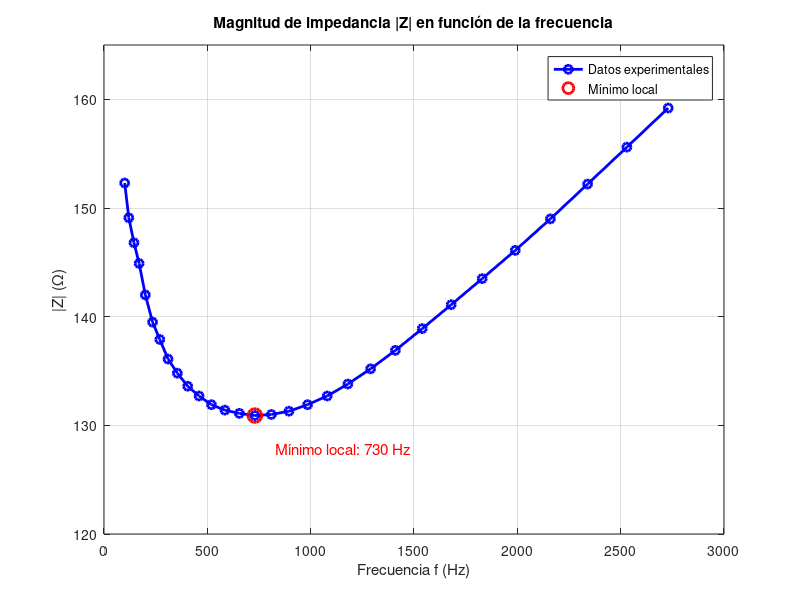

The MATLAB source for this figure:
clc;
clear;
close all;

% Datos experimentales
f = [100 120 145 170 200 235 270 310 355 405 ...
    460 520 585 655 730 810 895 985 1080 1180 ...
    1290 1410 1540 1680 1830 1990 2160 2340 2530 2730];

Z = [152.3 149.1 146.8 144.9 142.0 139.5 137.9 136.1 134.8 133.6 ...
    132.7 131.9 131.4 131.1 130.9 131.0 131.3 131.9 132.7 133.8 ...
    135.2 136.9 138.9 141.1 143.5 146.1 149.0 152.2 155.6 159.2];

% Encontrar mínimo local
[Zmin, indice] = min(Z);
fmin = f(indice);

% Crear gráfica
figure;

plot(f, Z, 'o-b', 'LineWidth', 2, 'MarkerSize', 6);
hold on;

% Resaltar mínimo
plot(fmin, Zmin, 'ro', 'MarkerSize', 10, 'LineWidth', 2);

% Texto del mínimo
text(fmin + 100, Zmin - 3, ...
    ['Mínimo local: ', num2str(fmin), ' Hz'], ...
    'Color', 'red', 'FontSize', 11);

% Títulos y etiquetas
title('Magnitud de impedancia |Z| en función de la frecuencia');
xlabel('Frecuencia f (Hz)');
ylabel('|Z| (\Omega)');

% Cuadrícula
grid on;

% Leyenda
legend('Datos experimentales', 'Mínimo local');

% Ajustar límites
xlim([0 3000]);
ylim([120 165]);

hold off;
